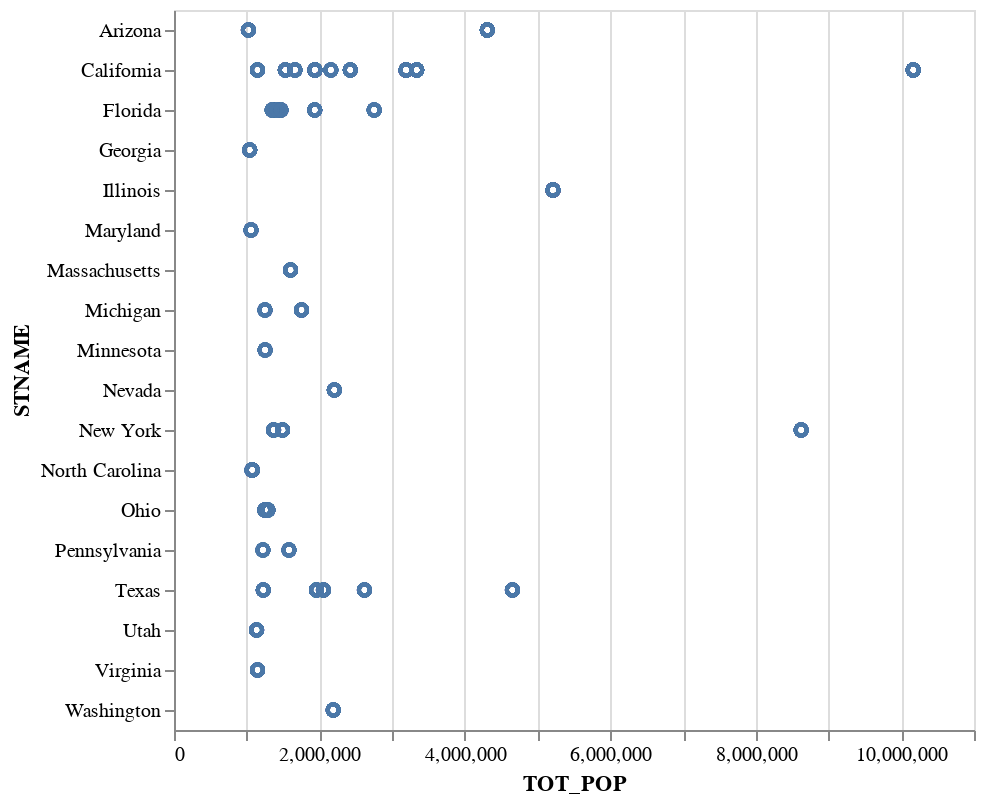

Source (notebook cell):
### Markdown cell above
Getting somewhere, but need a way to visually distinguish. Maybe a panel of plots with cross-filtering?

### Code cell
(alt.Chart(cases_percap_big)
    .mark_point()
    .encode(x = 'TOT_POP:Q',
            y = 'STNAME:N',
            tooltip = 'county_label'))

### Figure 1 — Vega-Lite specification as saved in the notebook (floating-point values rounded to 4 significant figures; data arrays with more than 128 entries replaced by an {"elided": "..."} marker saying what was removed)
{"config": {"view": {"continuousWidth": 400, "continuousHeight": 300}}, "data": {"name": "data-73da72bd6e2d476d3bac76bbfbd11519"}, "mark": "point", "encoding": {"tooltip": {"type": "nominal", "field": "county_label"}, "x": {"type": "quantitative", "field": "TOT_POP"}, "y": {"type": "nominal", "field": "STNAME"}}, "$schema": "https://vega.github.io/schema/vega-lite/v4.0.0.json", "datasets": {"data-73da72bd6e2d476d3bac76bbfbd11519": {"elided": "1609 records"}}}
